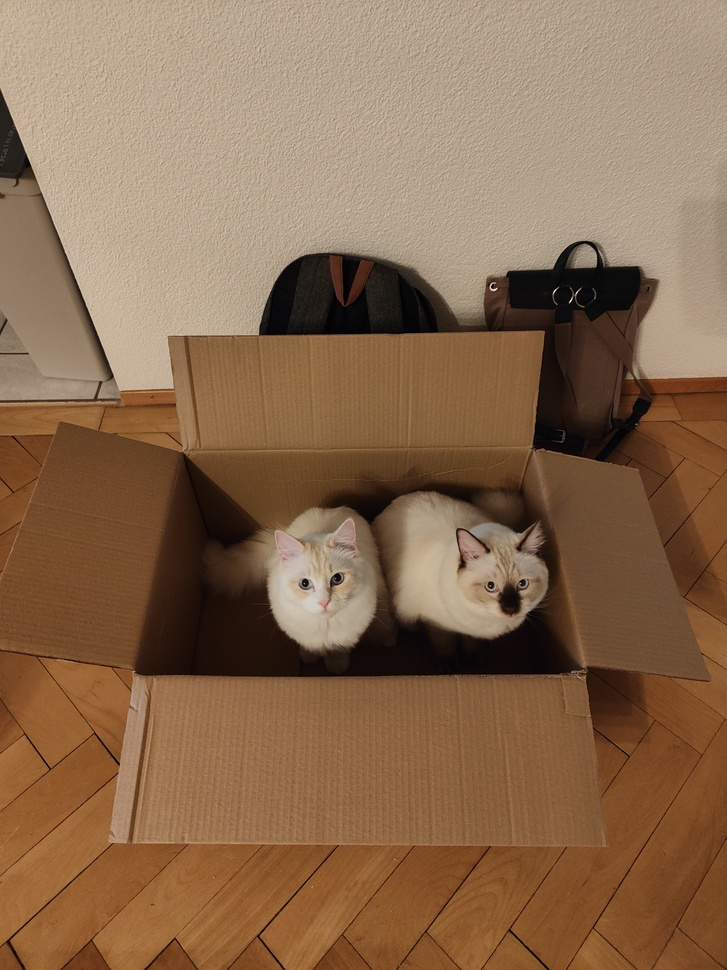
#> input picture Images/IMG20240115134913.jpg, 727 x 970 px, shrunk from 3072 x 4096 before the run
$ python Equalisation.py
#> lines starting #> are read from the running program, lines starting #| are printed output that depends on the picture
import cv2
import matplotlib.pyplot as plt
from skimage.metrics import peak_signal_noise_ratio as psnr
from pathlib import Path

# LOAD IMAGE AND CONVERT TO GRAYSCALE
IMAGE_PATH = str(Path(__file__).resolve().parent.parent / "Images" / "IMG20240115134913.jpg")

img_gray = cv2.imread(IMAGE_PATH, cv2.IMREAD_GRAYSCALE)
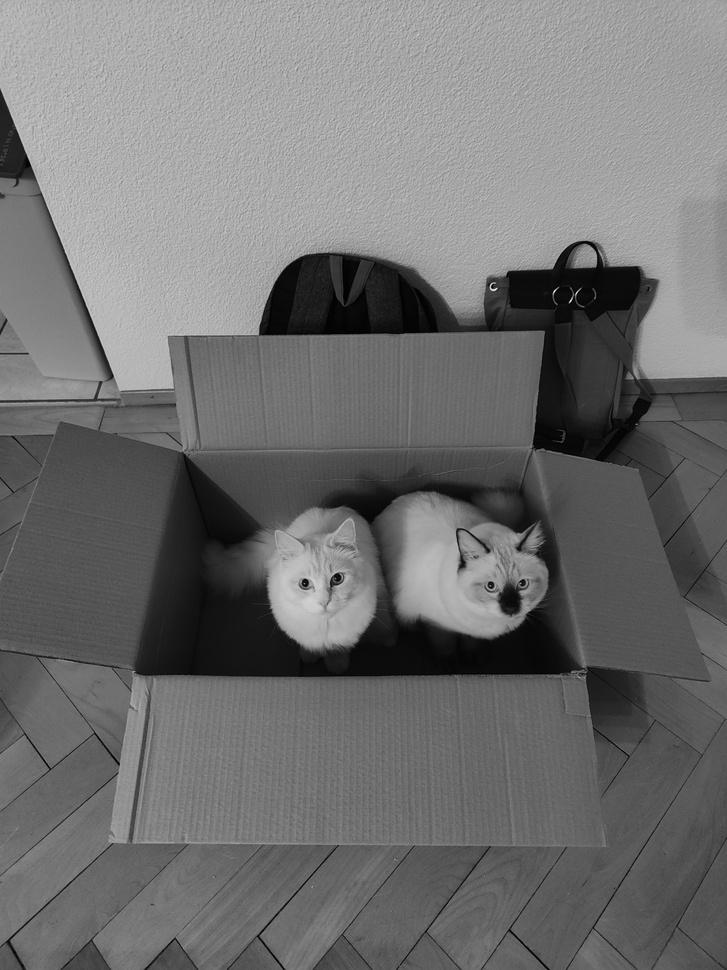
#> img_gray: shape (970, 727); min 0, max 248, mean 112.4
if img_gray is None:
    raise FileNotFoundError(f"Could not read image at: {IMAGE_PATH}")

# HISTOGRAM EQUALIZATION
img_he = cv2.equalizeHist(img_gray)
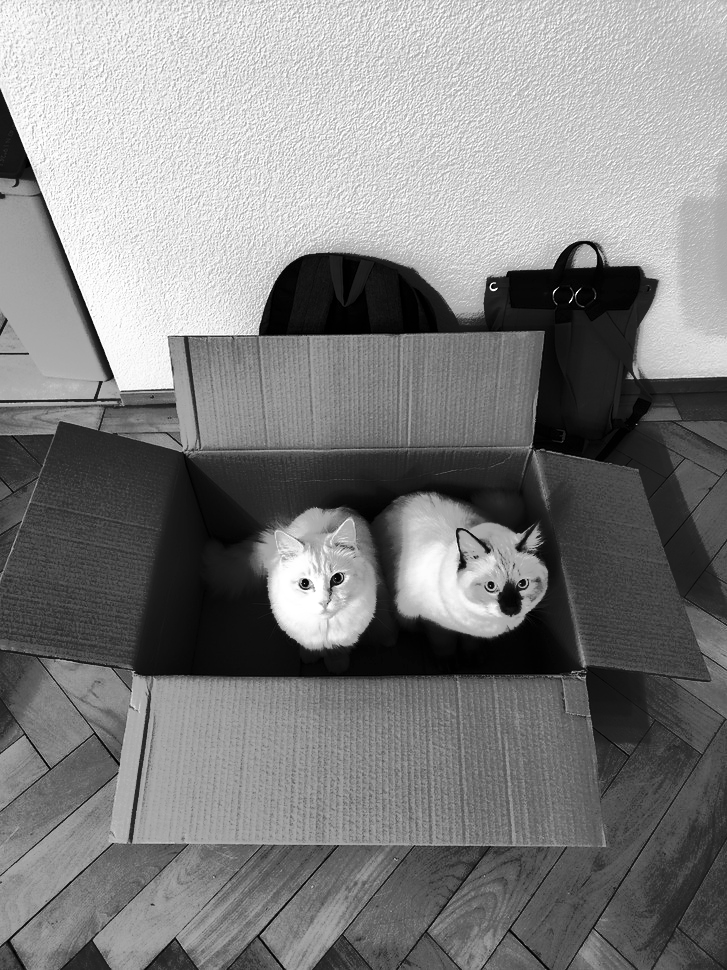
#> img_he: shape (970, 727); min 0, max 255, mean 128.5

# ADAPTIVE HISTOGRAM EQUALIZATION (AHE) -> No separate builtin Function found
# Approximate AHE —> at high values, the clip limit becomes so large it essentially never triggers
ahe = cv2.createCLAHE(clipLimit=40.0, tileGridSize=(8, 8))
img_ahe = ahe.apply(img_gray)
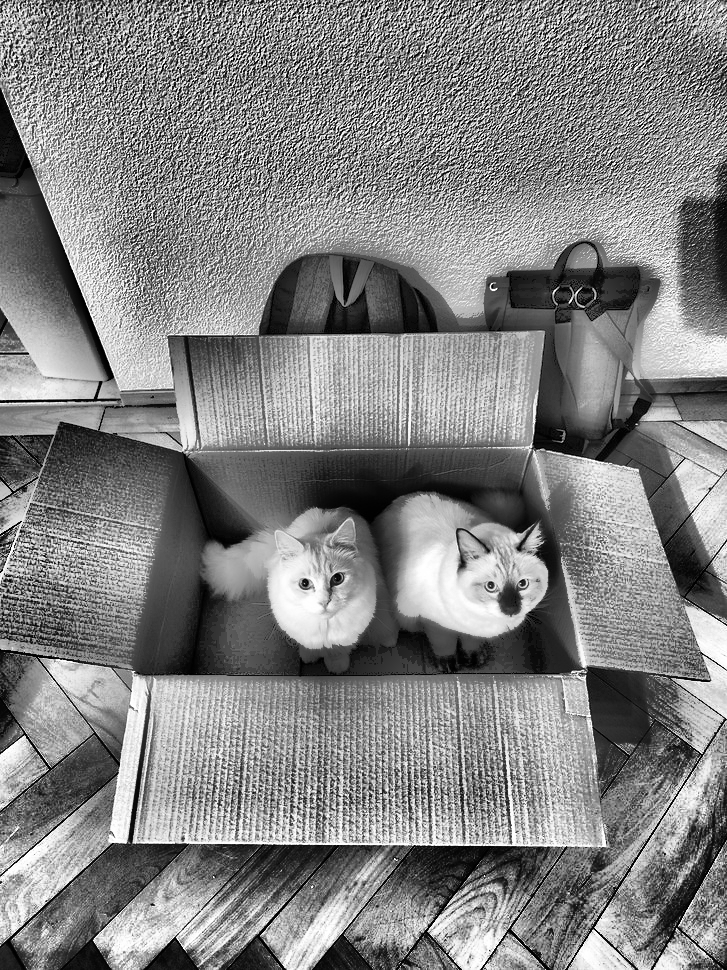
#> img_ahe: shape (970, 727); min 0, max 255, mean 130.9

# CLAHE
clahe = cv2.createCLAHE(clipLimit=7.0, tileGridSize=(8, 8))
img_clahe = clahe.apply(img_gray)
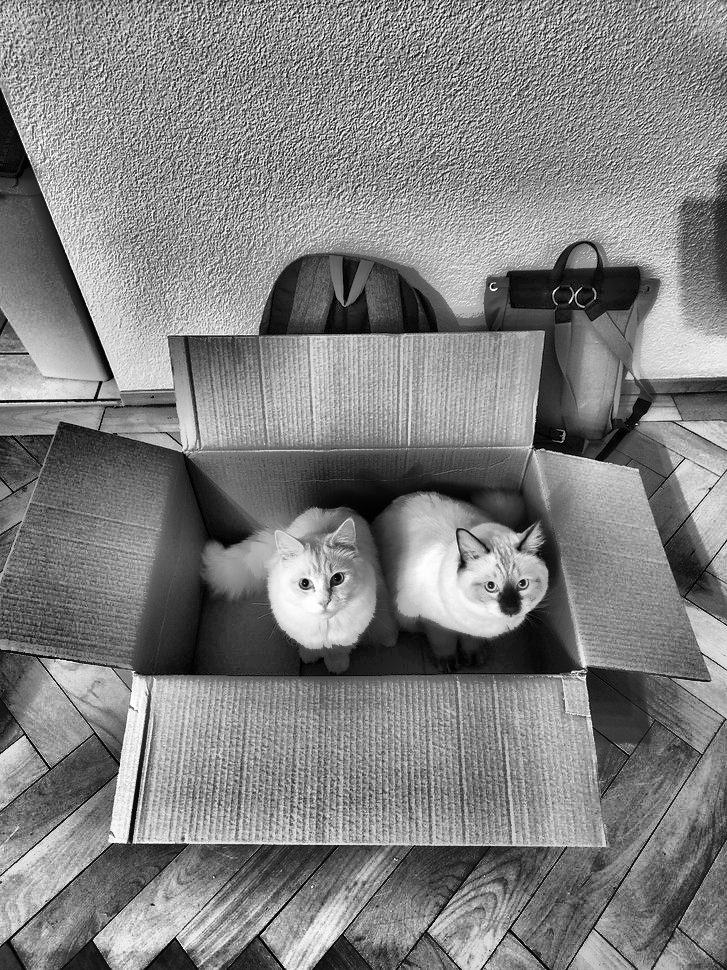
#> img_clahe: shape (970, 727); min 0, max 255, mean 128.8

# PSNR
psnr_eq = psnr(img_gray, img_he, data_range=255)
#> psnr_eq = 17.72
psnr_ahe = psnr(img_gray, img_ahe, data_range=255)
#> psnr_ahe = 12.1
psnr_clahe = psnr(img_gray, img_clahe, data_range=255)
#> psnr_clahe = 14.58

print(f"PSNR Histogram Equalization: {psnr_eq:.2f}")
#| PSNR Histogram Equalization: 17.72
print(f"PSNR AHE: {psnr_ahe:.2f}")
#| PSNR AHE: 12.10
print(f"PSNR CLAHE: {psnr_clahe:.2f}")
#| PSNR CLAHE: 14.58

# Display: images + histograms
fig, ax = plt.subplots(4, 2, figsize=(12, 16))

ax[0, 0].imshow(img_gray, cmap='gray')
ax[0, 0].set_title("Original Image")
ax[0, 0].axis('off')
ax[0, 1].hist(img_gray.ravel(), bins=256, range=(0, 255), color='gray')
ax[0, 1].set_title("Original Histogram")

ax[1, 0].imshow(img_he, cmap='gray')
ax[1, 0].set_title(f"Histogram Equalization\nPSNR = {psnr_eq:.2f} dB")
ax[1, 0].axis('off')
ax[1, 1].hist(img_he.ravel(), bins=256, range=(0, 255), color='gray')
ax[1, 1].set_title("Equalized Histogram")

ax[2, 0].imshow(img_ahe, cmap='gray')
ax[2, 0].set_title(f"AHE \nPSNR = {psnr_ahe:.2f} dB")
ax[2, 0].axis('off')
ax[2, 1].hist(img_ahe.ravel(), bins=256, range=(0, 255), color='gray')
ax[2, 1].set_title("AHE Histogram")

ax[3, 0].imshow(img_clahe, cmap='gray')
ax[3, 0].set_title(f"CLAHE \nPSNR = {psnr_clahe:.2f} dB")
ax[3, 0].axis('off')
ax[3, 1].hist(img_clahe.ravel(), bins=256, range=(0, 255), color='gray')
ax[3, 1].set_title("CLAHE Histogram")

plt.tight_layout()
plt.show()
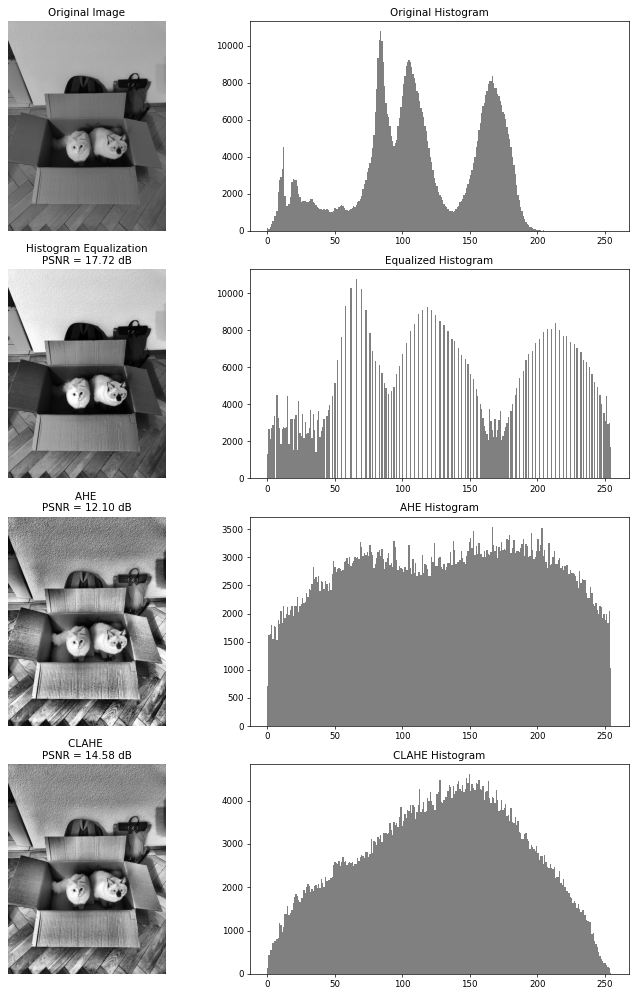
#> figure drawn by matplotlib, 8 panels; panel 2: tallest bar 10779 high, from x = 83.67 to 84.67; panel 4: tallest bar 10779 high, from x = 65.74 to 66.74; panel 6: tallest bar 3543 high, from x = 166.3 to 167.3; panel 8: tallest bar 4609 high, from x = 149.4 to 150.4
